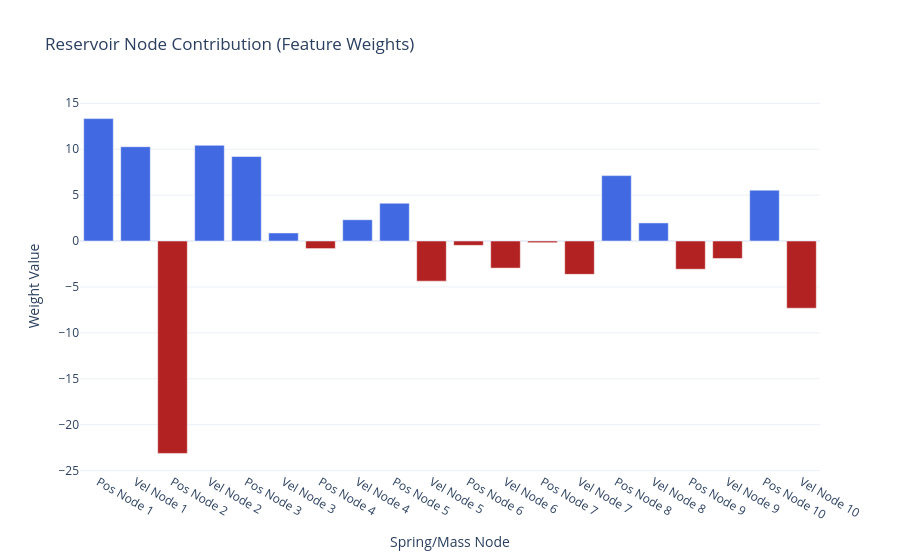

The code cell stored with this chart in its notebook:
### Code cell
weights = model.coef_
labels = [
    f"{'Pos' if i % 2 == 0 else 'Vel'} Node {i//2 + 1}" for i in range(len(weights))
]

fig = go.Figure(
    data=[
        go.Bar(
            x=labels,
            y=weights,
            marker_color=np.where(
                weights >= 0, "royalblue", "firebrick"
            ),
        )
    ]
)

fig.update_layout(
    title="Reservoir Node Contribution (Feature Weights)",
    xaxis_title="Spring/Mass Node",
    yaxis_title="Weight Value",
    template="plotly_white",
)

fig.show()

### Figure 1 — Plotly figure (JSON) as saved in the notebook; plotly's stock layout.template omitted (floating-point values rounded to 4 significant figures)
{"data": [{"marker": {"color": ["royalblue", "royalblue", "firebrick", "royalblue", "royalblue", "royalblue", "firebrick", "royalblue", "royalblue", "firebrick", "firebrick", "firebrick", "firebrick", "firebrick", "royalblue", "royalblue", "firebrick", "firebrick", "royalblue", "firebrick"]}, "type": "bar", "x": ["Pos Node 1", "Vel Node 1", "Pos Node 2", "Vel Node 2", "Pos Node 3", "Vel Node 3", "Pos Node 4", "Vel Node 4", "Pos Node 5", "Vel Node 5", "Pos Node 6", "Vel Node 6", "Pos Node 7", "Vel Node 7", "Pos Node 8", "Vel Node 8", "Pos Node 9", "Vel Node 9", "Pos Node 10", "Vel Node 10"], "y": [13.33, 10.27, -23.13, 10.42, 9.202, 0.8778, -0.8237, 2.317, 4.117, -4.37, -0.4727, -2.95, -0.1834, -3.63, 7.123, 1.97, -3.072, -1.903, 5.539, -7.317]}], "layout": {"title": {"text": "Reservoir Node Contribution (Feature Weights)"}, "xaxis": {"title": {"text": "Spring/Mass Node"}}, "yaxis": {"title": {"text": "Weight Value"}}}}
